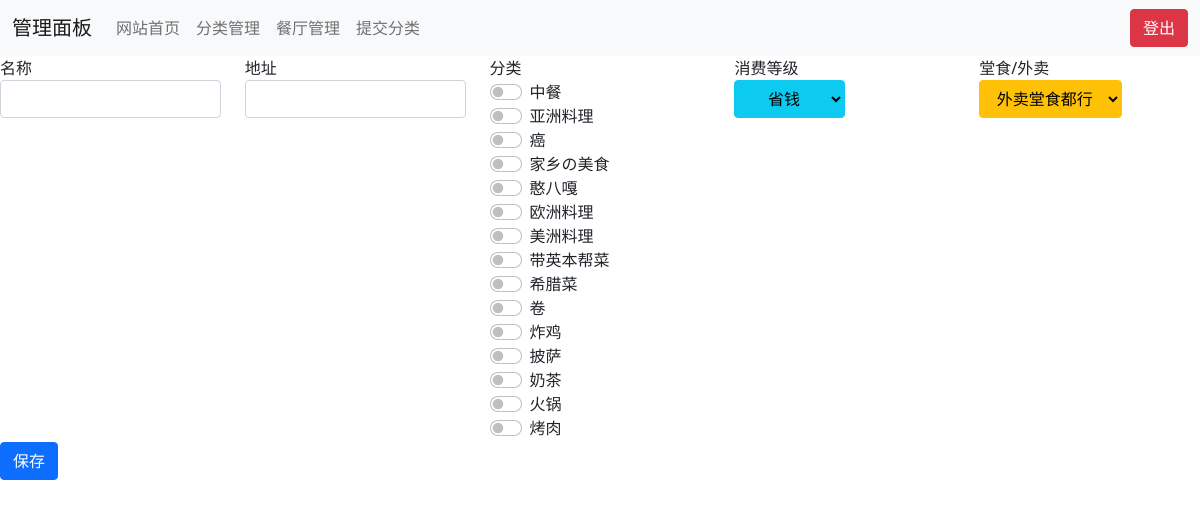
Page /admin/editrest.php (signed in) on the committed database.
### tables this page shows
CREATE TABLE `category` (
  `id` tinyint(3) unsigned NOT NULL AUTO_INCREMENT,
  `name` text NOT NULL,
  PRIMARY KEY (`id`)
);

### admin/editrest.php (the view, shortened to what this page needs)
<?php
include("header.php");
?>
<form action='' method='post'>
    <div class='row'>
        <div class='col'>
            <label>名称</label><br>
            <input type='text' class='form-control' name='name'
                   <?php if ($_GET['action'] == "edit") echo "value='{$restaurant->name}'"; ?>required>
        </div>
        <div class='col'>
            <label>地址</label><br>
            <input type='text' class='form-control' name='address'
                   <?php if ($_GET['action'] == "edit") echo "value='{$restaurant->address}'"; ?>required>
        </div>
        <div class='col'>
            <label>分类</label><br>
            <div class="form-check form-switch">
                <?php
                $result = mysqli_query($conn, "SELECT id,name FROM category;");
                if (mysqli_num_rows($result) > 0) {
                    while ($row = mysqli_fetch_assoc($result)) {
                        $checked = "";
                        echo "{$row['name']} <input class='form-check-input' type='checkbox' role='switch' name='category[]' {$checked} value='{$row['id']}'><br>";
                    }
                }
                ?>
            </div>
        </div>
        <div class='col'>
            <label>消费等级</label><br>
            <select class="btn btn-info dropdown-toggle" name="richness" required>
                <?php
                $result = mysqli_query($conn, "SELECT id,name FROM richness;");
                if (mysqli_num_rows($result) > 0) {
                    while ($row = mysqli_fetch_assoc($result)) {
                        echo "<option value='{$row['id']}'>{$row['name']}</option><br>";
                    }
                }
                ?>
            </select>
        </div>
        <div class='col'>
            <label>堂食/外卖</label><br>
            <select class="btn btn-warning dropdown-toggle" name="method">
                <option value="both" <?php if ($_GET['action'] == "edit" && $restaurant->method == "both") echo "selected" ?>>
                    外卖堂食都行
                </option>
            </select>
        </div>
    </div>
    <?php if ($_GET['action'] == "add") {
        echo "<input type='hidden' name='action' value='add'>";
        echo "<input type='submit' class='btn btn-primary' name='submit' value='添加'>";
    } else {
        echo "<input type='submit' class='btn btn-primary' name='submit' value='保存'>";
    } ?>
</form>

### rows in the picture
category: name "中餐"
category: name "亚洲料理"
category: name "癌"
category: name "家乡の美食"
category: name "憨八嘎"
category: name "欧洲料理"
category: name "美洲料理"
category: name "带英本帮菜"
category: name "希腊菜"
category: name "卷"
category: name "炸鸡"
category: name "披萨"
category: name "奶茶"
category: name "火锅"
category: name "烤肉"

### other values in the picture
form field richness "省钱"
